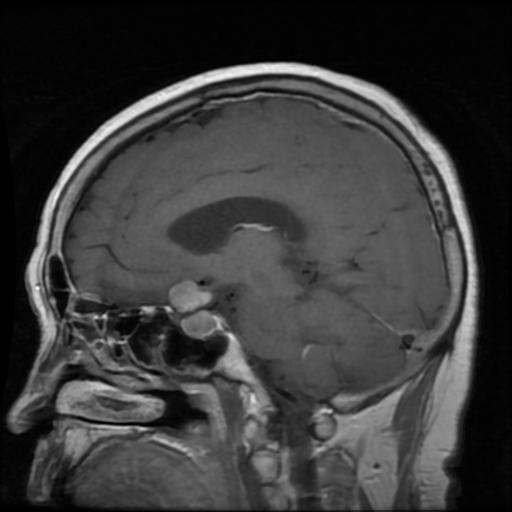
#> input picture LargeFiltered/HR/Tr-pi_0141.jpg, 512 x 512 px, given as the content of the folder /content/drive/MyDrive/MRI/HR/HR_images/pituitary, which was not available
$ jupyter execute --allow-errors 'Copy of MRI2.ipynb'
#> lines starting #> are read from the running program, lines starting #| are printed output that depends on the picture
[cell 1]
from google.colab import drive
#> (the rest of this cell did not finish here and is left out)

[cell 2]
import os
import glob
from PIL import Image
from IPython.display import display
import shutil
from torch.utils.data import Dataset
from torchvision import transforms

[cell 3]
# Creating location for storing new filtered images of 512*512
path = '/content/drive/MyDrive/MRI'
hr_path = "/content/drive/MyDrive/MRI/LargeFiltered/HR"
os.makedirs(hr_path, exist_ok=True)
lr_path = "/content/drive/MyDrive/MRI/LargeFiltered/LR"
os.makedirs(lr_path, exist_ok=True)

[cell 4]
# Path for the high resolution images.

path = "/content/drive/MyDrive/MRI/HR/HR_images/pituitary"

[cell 5]
import os
from PIL import Image, ImageFilter

# Source and destination paths
source_path = "/content/drive/MyDrive/MRI/HR/HR_images/pituitary"
hr_path = "/content/drive/MyDrive/MRI/LargeFiltered/HR"
lr_path = "/content/drive/MyDrive/MRI/LargeFiltered/LR"

# Ensure output directories exist
os.makedirs(hr_path, exist_ok=True)
os.makedirs(lr_path, exist_ok=True)

# Blur intensity (higher = more blur)
blur_radius = 3.0  # You can increase this to 5.0 or higher for stronger blur

print("Starting image degradation using Gaussian Blur...")

count = 0
for filename in os.listdir(source_path):
    if filename.lower().endswith(('.jpg', '.jpeg', '.png')):
        try:
            img_path = os.path.join(source_path, filename)
            img = Image.open(img_path)
#> img is the input picture: PIL image 512x512 RGB; min 0, max 255, mean 58.5

            if img.size == (512, 512):
                # Save original image to HR path
                img.save(os.path.join(hr_path, filename))

                # Apply Gaussian Blur
                blurred_img = img.filter(ImageFilter.GaussianBlur(radius=blur_radius))
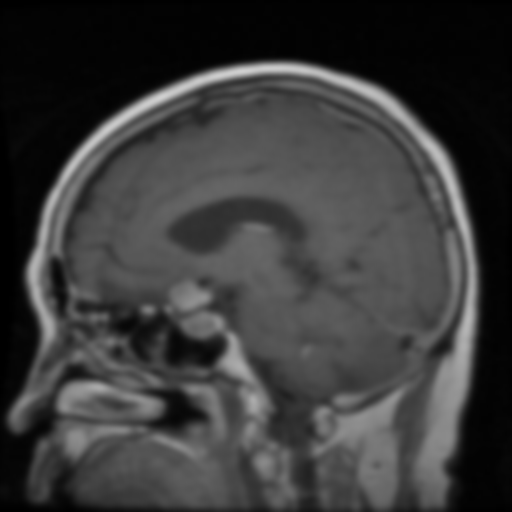
#> blurred_img: PIL image 512x512 RGB; min 0, max 207, mean 58.5

                # Save blurred version as LR
                blurred_img.save(os.path.join(lr_path, filename))

                print(f"[✓] Blurred and saved: {filename}")
                count += 1
            else:
                print(f"[x] Skipped (Not 512x512): {filename}")

        except Exception as e:
            print(f"[!] Error processing {filename}: {e}")

print(f"\n✅ Completed! {count} images processed with blurred versions saved.")

[cell 6]
# High Quality and Blur images

[cell 7]
from PIL import Image
import matplotlib.pyplot as plt
import os

# Paths
hr_path = '/content/drive/MyDrive/MRI/LargeFiltered/HR'
lr_path = '/content/drive/MyDrive/MRI/LargeFiltered/LR'

# Get sorted list of filenames (just 5 common ones)
filenames = sorted(os.listdir(hr_path))[:5]  # Adjust index to pick any batch

plt.figure(figsize=(15, 6))
#> (this line was passed over: IPython is not available in this run)

for idx, fname in enumerate(filenames):
    hr_img = Image.open(os.path.join(hr_path, fname))
    lr_img = Image.open(os.path.join(lr_path, fname))

    # HR image (top row)
    plt.subplot(2, 5, idx + 1)
#> (this line was passed over: IPython is not available in this run)
    plt.imshow(hr_img)
#> (this line was passed over: IPython is not available in this run)
    plt.title(f'HR: {fname}')
#> (this line was passed over: IPython is not available in this run)
    plt.axis('off')
#> (this line was passed over: IPython is not available in this run)

    # LR image (bottom row)
    plt.subplot(2, 5, idx + 6)
#> (this line was passed over: IPython is not available in this run)
    plt.imshow(lr_img)
#> (this line was passed over: IPython is not available in this run)
    plt.title(f'LR: {fname}')
    plt.axis('off')

plt.tight_layout()
plt.show()


$ run again, on LargeFiltered/HR/Tr-pi_0296.jpg
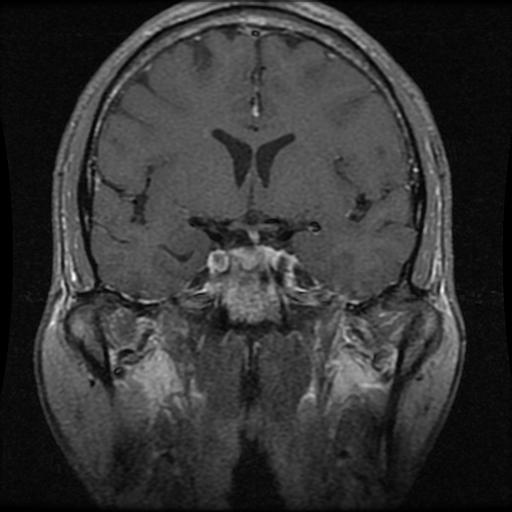
#> input picture LargeFiltered/HR/Tr-pi_0296.jpg, 512 x 512 px, given as the content of the folder /content/drive/MyDrive/MRI/HR/HR_images/pituitary, which was not available
#> img is the input picture: PIL image 512x512 RGB; min 0, max 251, mean 53.4
#> `blurred_img = img.filter(ImageFilter.GaussianBlur(radius=blur_radius))`:
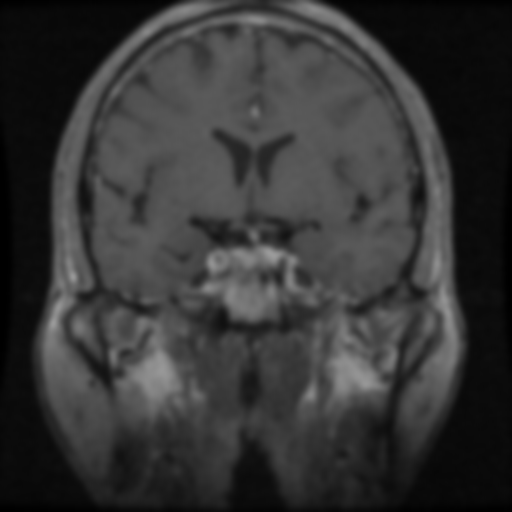
#> blurred_img: PIL image 512x512 RGB; min 0, max 155, mean 53.4
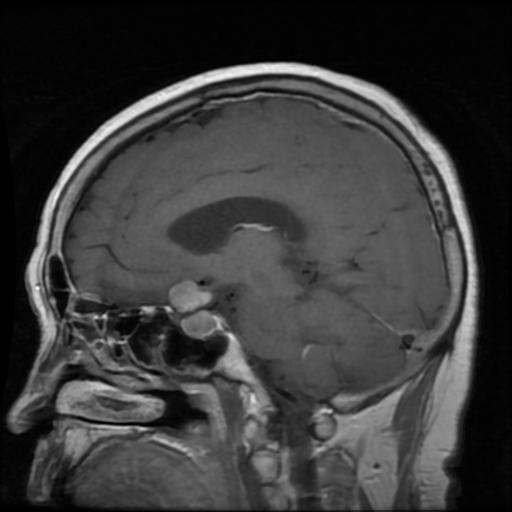
#> input picture LargeFiltered/HR/Tr-pi_0141.jpg, 512 x 512 px, found by its file name
#> hr_img is the input picture: PIL image 512x512 RGB; min 0, max 255, mean 58.5

$ run again, on LargeFiltered/HR/Tr-pi_0313.jpg
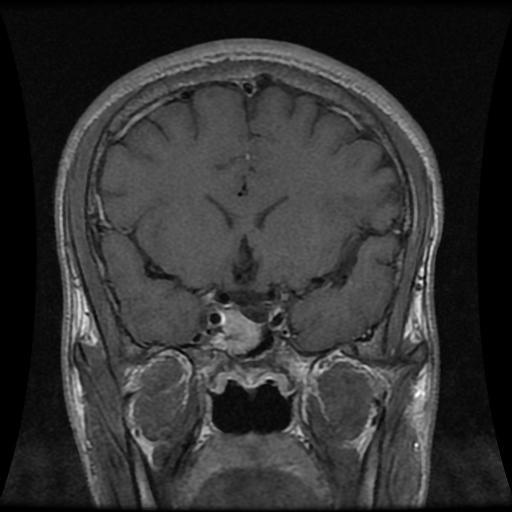
#> input picture LargeFiltered/HR/Tr-pi_0313.jpg, 512 x 512 px, given as the content of the folder /content/drive/MyDrive/MRI/HR/HR_images/pituitary, which was not available
#> img is the input picture: PIL image 512x512 RGB; min 0, max 255, mean 50
#> `blurred_img = img.filter(ImageFilter.GaussianBlur(radius=blur_radius))`:
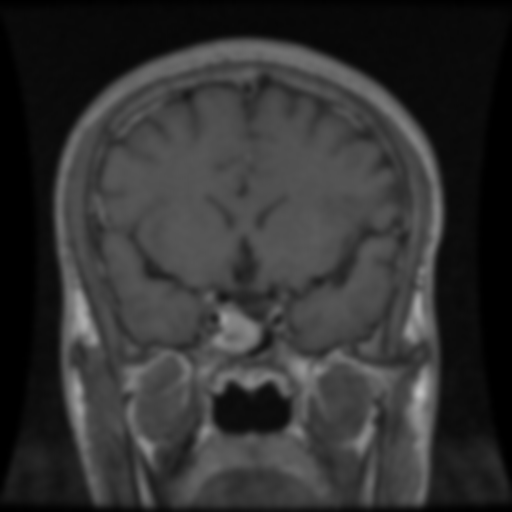
#> blurred_img: PIL image 512x512 RGB; min 0, max 194, mean 49.9
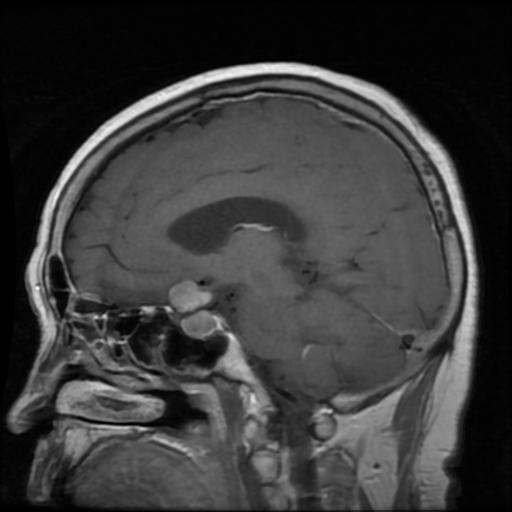
#> input picture LargeFiltered/HR/Tr-pi_0141.jpg, 512 x 512 px, found by its file name
#> hr_img is the input picture: PIL image 512x512 RGB; min 0, max 255, mean 58.5

$ run again, on LargeFiltered/HR/Tr-pi_0528.jpg
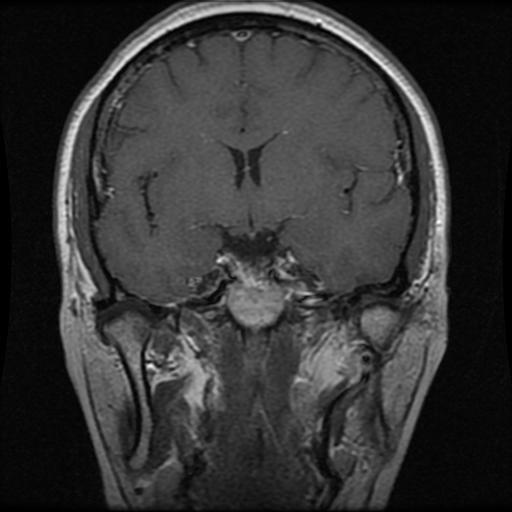
#> input picture LargeFiltered/HR/Tr-pi_0528.jpg, 512 x 512 px, given as the content of the folder /content/drive/MyDrive/MRI/HR/HR_images/pituitary, which was not available
#> img is the input picture: PIL image 512x512 RGB; min 0, max 255, mean 52.6
#> `blurred_img = img.filter(ImageFilter.GaussianBlur(radius=blur_radius))`:
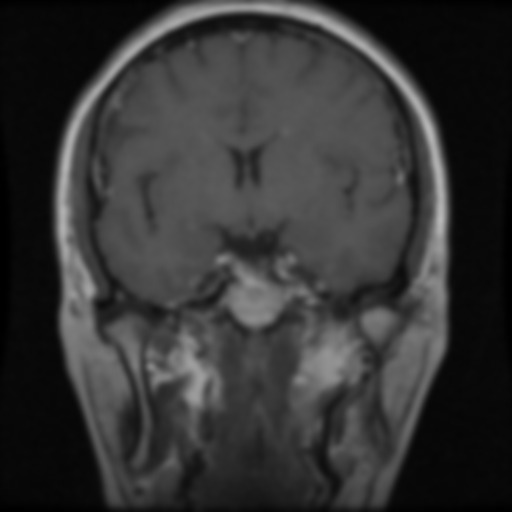
#> blurred_img: PIL image 512x512 RGB; min 0, max 185, mean 52.6
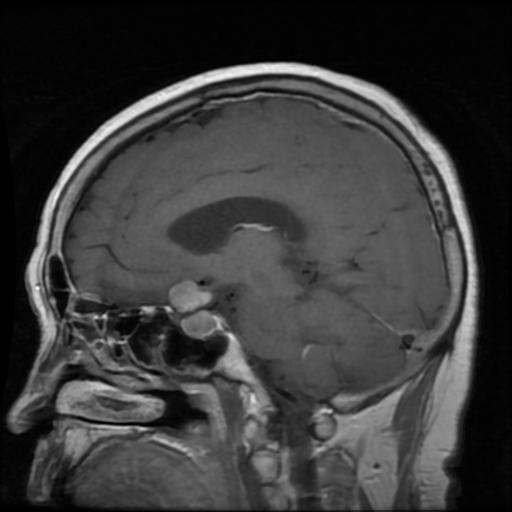
#> input picture LargeFiltered/HR/Tr-pi_0141.jpg, 512 x 512 px, found by its file name
#> hr_img is the input picture: PIL image 512x512 RGB; min 0, max 255, mean 58.5
